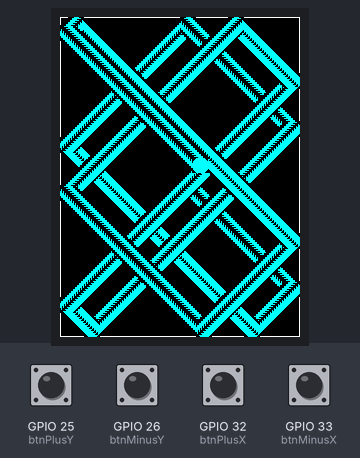
This sketch was run on a simulated ESP32. Shown: 240×320 colour display. The inputs (shaded band) are chosen by the test bench; at power-on: GPIO 25 (btnPlusY), GPIO 26 (btnMinusY), GPIO 32 (btnPlusX), GPIO 33 (btnMinusX) HIGH.

Above: at 1.4 s.
1.5 s: GPIO 25 (btnPlusY) pulled LOW for 0.15 s
At 1.87 s:
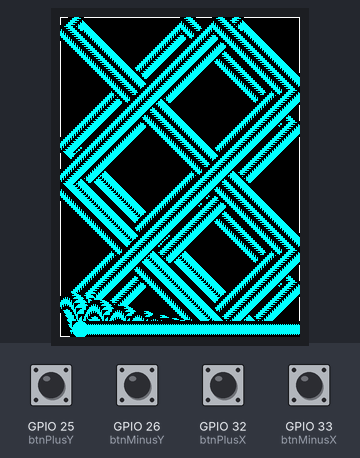
2.2 s: GPIO 26 (btnMinusY) pulled LOW for 0.15 s
At 2.47 s:
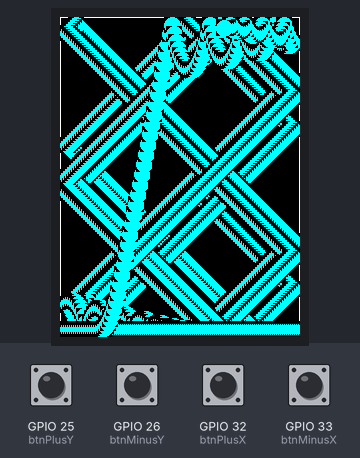
2.9 s: GPIO 32 (btnPlusX) pulled LOW for 0.15 s
At 3.07 s:
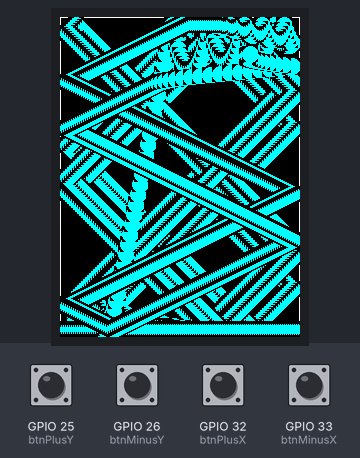
3.6 s: GPIO 33 (btnMinusX) pulled LOW for 0.15 s
At 3.97 s:
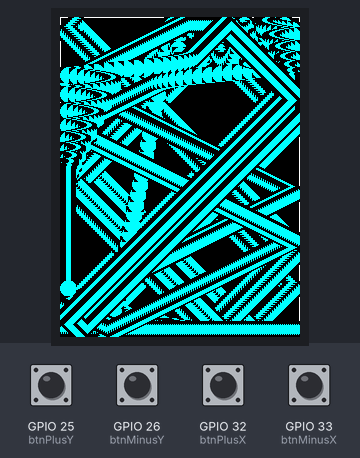
4.3 s: GPIO 25 (btnPlusY) pulled LOW for 1 s
At 4.8 s:
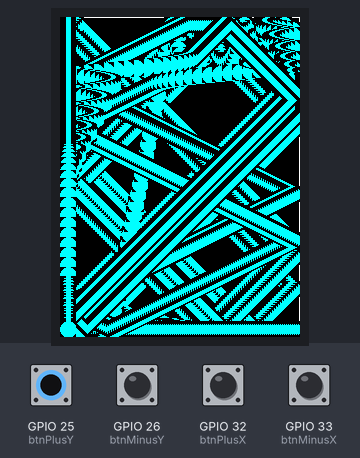
5.9 s: GPIO 26 (btnMinusY) pulled LOW for 1 s
At 7.4 s:
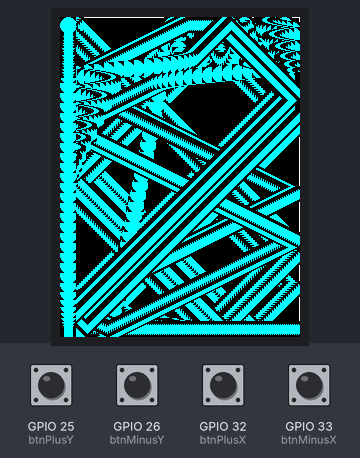
Timing chart, 0 to 8.9 s (numbered marks = the images above; inputs shaded):
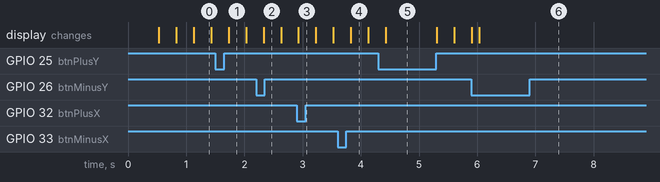

The sketch:

sketch_may31a-Perplexity.ino
```cpp
// Jogo simples com TFT_eSPI + ESP32 + ST7789 240x320
#include <TFT_eSPI.h>
#include <SPI.h>

TFT_eSPI tft = TFT_eSPI();             // Objeto display
TFT_eSprite sprite = TFT_eSprite(&tft); // Sprite para o puck

// Configurações do sprite do puck
const int puckSize = 16;
int puckX = 120;
int puckY = 160;

// Velocidade
int velX = 2;
int velY = 2;

// Botões (ajuste conforme seus botões)
const int btnPlusX = 32; // IO 32
const int btnMinusX = 33;
const int btnPlusY = 25;
const int btnMinusY = 26;

// Timers
unsigned long lastTime = 0;
const unsigned long frameTime = 1; // 1ms entre frames (ajuste para limitar FPS)

void setup() {
  Serial.begin(115200);

  // Inicializar display
  tft.init();
  tft.setRotation(0); // 0–3, ajuste para orientação correta
  tft.fillScreen(TFT_BLACK);

  // Inicializar sprite
  sprite.createSprite(puckSize, puckSize);
  sprite.fillSprite(TFT_BLACK);

  // Configurar botões como INPUT_PULLUP
  pinMode(btnPlusX, INPUT_PULLUP);
  pinMode(btnMinusX, INPUT_PULLUP);
  pinMode(btnPlusY, INPUT_PULLUP);
  pinMode(btnMinusY, INPUT_PULLUP);

  // Desenhar “quadro” inicial: borda branca em volta da tela
  tft.drawRect(0, 0, tft.width(), tft.height(), TFT_WHITE);
}

void loop() {
  // Controle simples de FPS
  unsigned long now = millis();
  if (now - lastTime < frameTime) return;
  lastTime = now;

  // Ler botões e ajustar velocidade
  if (digitalRead(btnPlusX) == LOW) velX++;
  if (digitalRead(btnMinusX) == LOW) velX--;
  if (digitalRead(btnPlusY) == LOW) velY++;
  if (digitalRead(btnMinusY) == LOW) velY--;

  // Limitar velocidade máxima/minima
  const int maxVel = 10;
  const int minVel = -10;
  if (velX > maxVel) velX = maxVel;
  if (velX < minVel) velX = minVel;
  if (velY > maxVel) velY = maxVel;
  if (velY < minVel) velY = minVel;

  // Mover puck
  puckX += velX;
  puckY += velY;

  // Colisão com bordas (reflete)
  if (puckX <= 0) {
    puckX = 0;
    velX = -velX;
  }
  if (puckX + puckSize >= tft.width()) {
    puckX = tft.width() - puckSize;
    velX = -velX;
  }
  if (puckY <= 0) {
    puckY = 0;
    velY = -velY;
  }
  if (puckY + puckSize >= tft.height()) {
    puckY = tft.height() - puckSize;
    velY = -velY;
  }

  // Desenhar puck no sprite e enviar para a tela
  sprite.fillSprite(TFT_BLACK);
  sprite.fillCircle(puckSize / 2, puckSize / 2, puckSize / 2, TFT_CYAN);
  sprite.pushSprite(puckX, puckY);
}
```
